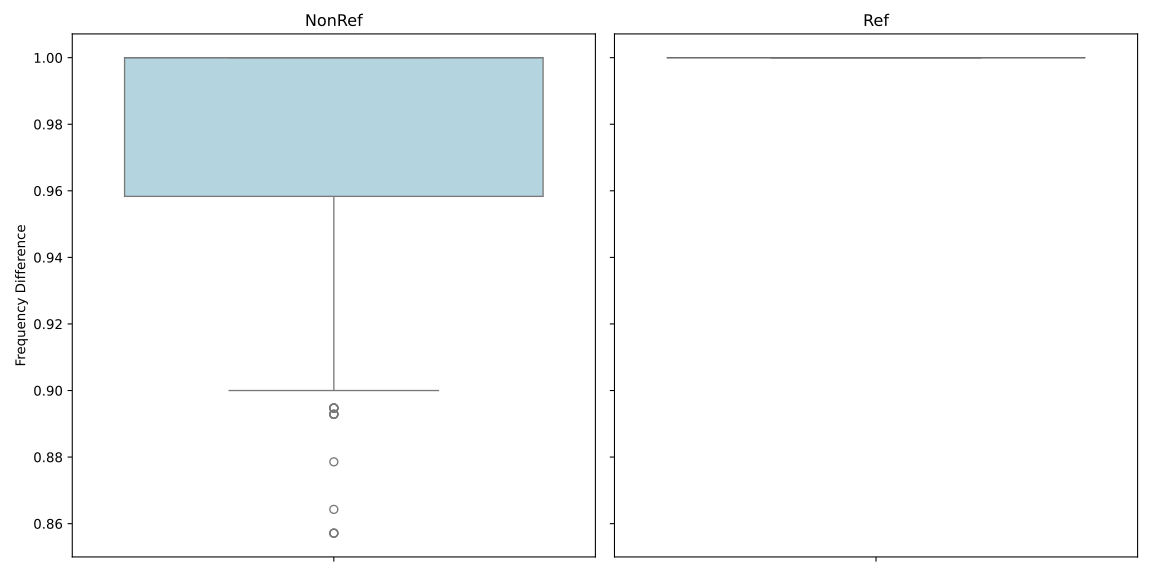

Generate this figure with Python:
import pandas as pd
import os
import matplotlib.pyplot as plt
import seaborn as sns

# Load nonref and ref datasets
nonref = '../../../nonreference/results_1000'
ref = '../../../reference/results/'

# List files
nonref_files = os.listdir(nonref)
ref_files = os.listdir(ref)

# Load nonref data
list_df_nonref = []
for file in nonref_files:
    if file.endswith('.csv'):
        path = os.path.join(nonref, file)
        df = pd.read_csv(path)
        # Keep only relevant columns
        df = df[['TE_information', 'frequency_diff']]
        df['Category'] = 'NonRef'  # Add category column
        list_df_nonref.append(df)

nonref_df = pd.concat(list_df_nonref)

# Load ref data
list_df_ref = []
for file in ref_files:
    if file.endswith('.csv'):
        path = os.path.join(ref, file)
        df = pd.read_csv(path)
        # Keep only relevant columns
        df = df[['TE_information', 'frequency_diff']]
        df['Category'] = 'Ref'  # Add category column
        list_df_ref.append(df)

ref_df = pd.concat(list_df_ref)

# Combine both datasets
combined_df = pd.concat([nonref_df, ref_df])

# Create subplots
fig, axes = plt.subplots(1, 2, figsize=(12, 6), sharey=True)

# Plot NonRef data
sns.boxplot(y=nonref_df['frequency_diff'], ax=axes[0], color='lightblue')
axes[0].set_title('NonRef')
axes[0].set_ylabel('Frequency Difference')

# Plot Ref data
sns.boxplot(y=ref_df['frequency_diff'], ax=axes[1], color='lightcoral')
axes[1].set_title('Ref')


# Improve layout
plt.tight_layout()
plt.savefig('boxplot_differences.svg')

#mean_nonref = nonref_df["frequency_diff"].mean()
mean_nonref = nonref_df["frequency_diff"].mean()
mean_ref = ref_df["frequency_diff"].mean()
print(f"Mean Frequency Difference (NonRef): {mean_nonref}")
print(f"Mean Frequency Difference (Ref): {mean_ref}")
